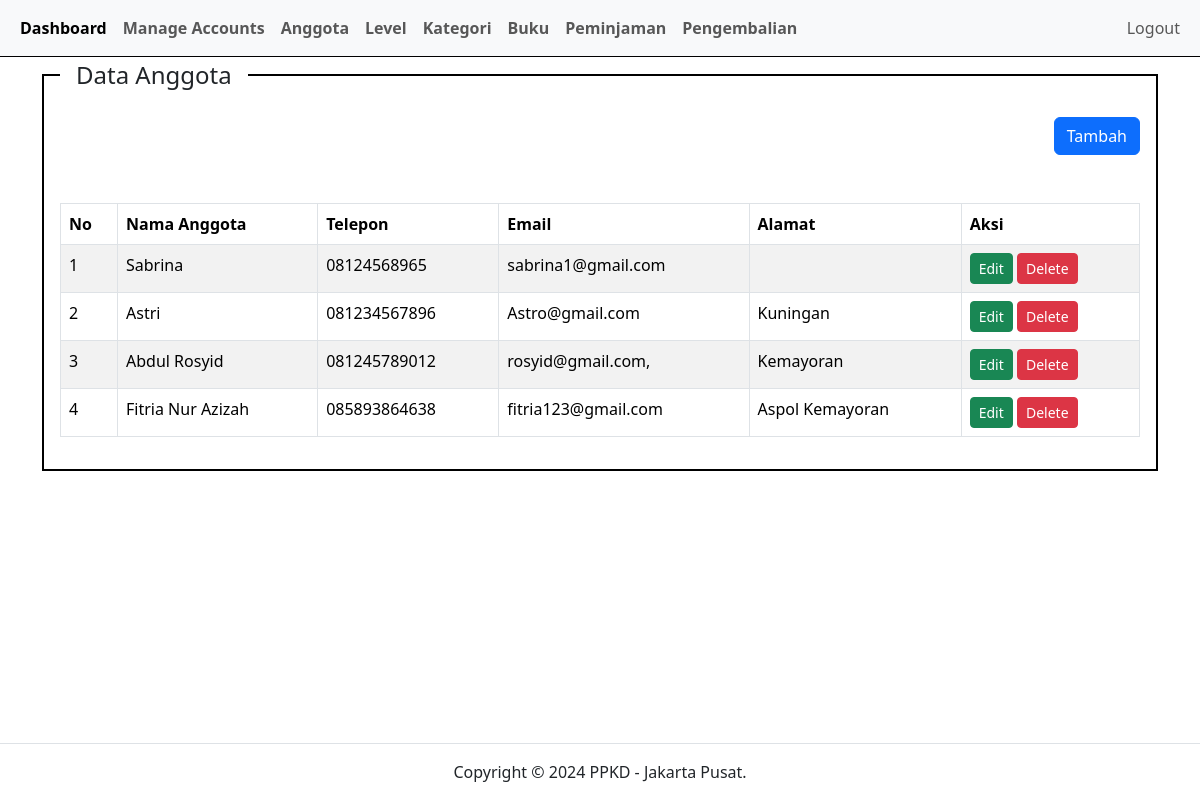
Page /index.php?pg=anggota (signed in) on the committed database.
### tables this page shows
CREATE TABLE `anggota` (
  `id` int(11) NOT NULL,
  `nama_anggota` varchar(50) NOT NULL,
  `telepon` varchar(16) NOT NULL,
  `email` varchar(50) NOT NULL,
  `alamat` text NOT NULL
);

### content/anggota.php (the view)
<?php
$anggota = mysqli_query($koneksi, "SELECT * FROM anggota ORDER BY id DESC");
?>
<div class="container">
    <div class="row">
        <div class="col-sm-12">
            <fieldset class="border border-black border-2 p-3">
                <legend class="float-none w-auto px-3">Data Anggota</legend>
                <div align="right">
                    <a href="?pg=tambah-anggota" class="btn btn-primary">Tambah</a>
                </div>
                <div class="table-responsive">
                    <table class="table table-bordered table-striped table-hover mt-5">
                        <thead>
                            <tr>
                                <th>No</th>
                                <th>Nama Anggota</th>
                                <th>Telepon</th>
                                <th>Email</th>
                                <th>Alamat</th>
                                <th>Aksi</th>
                            </tr>
                        </thead>
                        <tbody>
                            <?php
                            $no = 1;
                            while ($row = mysqli_fetch_assoc($anggota)):
                            ?>
                                <tr>
                                    <td><?php echo $no++ ?></td>
                                    <td><?php echo $row['nama_anggota'] ?></td>
                                    <td><?php echo $row['telepon'] ?></td>
                                    <td><?php echo $row['email'] ?></td>
                                    <td><?php echo $row['alamat'] ?></td>
                                    <td>
                                        <a id="edit-anggota" data-id="<?php echo $row['id'] ?>" href="?pg=tambah-anggota&edit=<?php echo $row['id'] ?>" class="btn btn-success btn-sm">Edit</a>
                                        <a href="?pg=tambah-anggota&delete=<?php echo $row['id'] ?>" class="btn btn-danger btn-sm" onclick="return confirm('Apakah anda yakin ingin menghapus data ini?')">Delete</a>
                                    </td>
                                </tr>
                            <?php endwhile ?>
                        </tbody>
                    </table>
                </div>
            </fieldset>
        </div>
    </div>
</div>

### rows in the picture
anggota: nama_anggota "Sabrina", telepon "08124568965", email "sabrina1@gmail.com"
anggota: nama_anggota "Astri", telepon "081234567896", email "Astro@gmail.com", alamat "Kuningan"
anggota: nama_anggota "Abdul Rosyid", telepon "081245789012", email "rosyid@gmail.com,", alamat "Kemayoran"
anggota: nama_anggota "Fitria Nur Azizah", telepon "085893864638", email "fitria123@gmail.com", alamat "Aspol Kemayoran"
